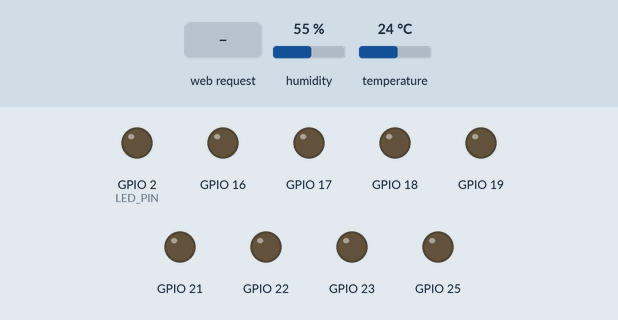
Recording of a sketch running on a simulated ESP32. Shown: output pins drawn as LEDs (lit = HIGH). The test bench sets the inputs (shaded band); at power-on: humidity 55 %, temperature 24 °C. WiFi joins after 1.5 s; servers stay silent unless stated; the local clock reads 2024-03-15 10:24:30 at power-on unless the sketch sets it; what the sketch prints to the serial monitor is not drawn.

Above: at 0.1 s.
At 2.7 s:
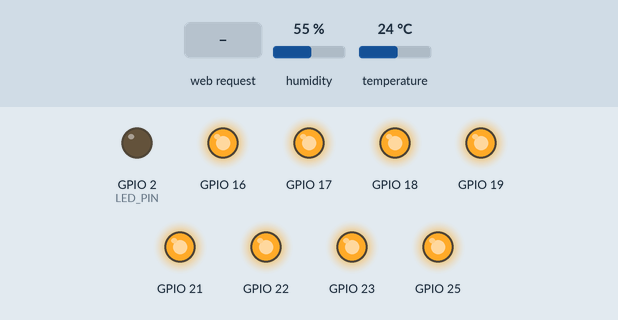
2.8 s: HTTP request GET /status received
At 6.4 s:
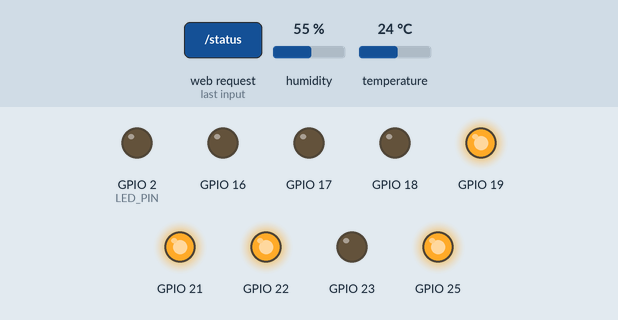
Timing chart, 0 to 16.5 s (numbered marks = the images above; inputs shaded):
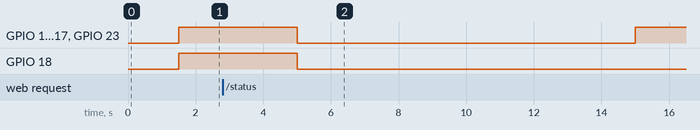

The sketch:

Ivy.ino
```cpp
#include <WebServer.h>
#include "ivy_wifi.h"
#include "ivy_nuts_and_bolts.h"
#include "ivy_relay.h"
#include "DHT.h"
#include "ArduinoOTA.h"
#include "time.h"
#include "time_tools.h"

DHT dht(4, DHT11);

auto current_millis = millis();

auto last_sensor_update = current_millis;
void updateSensors(){
  if(current_millis - last_sensor_update >= 10000){
    getLocalTime(&timeinfo);
    last_sensor_update = current_millis;
    getLocalTime(&timeinfo); // I also update the time here!
    sensors.humidity = dht.readHumidity();
    sensors.temperature = dht.readTemperature();

    Serial.print(timeinfo.tm_hour);
    Serial.print(":");
    Serial.print(timeinfo.tm_min);
    Serial.print(":");
    Serial.print(timeinfo.tm_sec);
    Serial.print(" - ");
    Serial.print("Humidity: ");
    Serial.print(sensors.humidity);
    Serial.print(" Temp: ");
    Serial.print(sensors.temperature);
    Serial.println("");

    Serial.println('\n');
  }
}

void setup() {
  Serial.begin(115200);
  ivy_wifi_begin();
  dht.begin();
  ivy_outlet_begin();
  ArduinoOTA.begin();
  ArduinoOTA.setPassword("1234");
  configTime(-3600*3, 0, "pool.ntp.org");
}

int lastUpdatedMinute5m = -1;
int lastUpdatedMinute1h = -1;
int lastUpdatedHour24h = -1;
void updateHistoryCharts() {
  int currentMinute = timeinfo.tm_min;
  int currentHour = timeinfo.tm_hour;

  // Update 5-minute history every 5 minutes, but only once per minute
  if (currentMinute % 5 == 0 && currentMinute != lastUpdatedMinute5m) {
    lastUpdatedMinute5m = currentMinute;

    for (int i = 0; i < 59; i++) {
      tempHistory5m[i] = tempHistory5m[i + 1];
      humidityHistory5m[i] = humidityHistory5m[i + 1];
    }
    tempHistory5m[59] = (int)sensors.temperature;
    humidityHistory5m[59] = (int)sensors.humidity;
  }

  // Update 1-hour history every hour (minute == 0), but only once
  if (currentMinute == 0 && currentMinute != lastUpdatedMinute1h) {
    lastUpdatedMinute1h = currentMinute;

    for (int i = 0; i < 59; i++) {
      tempHistory1h[i] = tempHistory1h[i + 1];
      humidityHistory1h[i] = humidityHistory1h[i + 1];
    }
    tempHistory1h[59] = (int)sensors.temperature;
    humidityHistory1h[59] = (int)sensors.humidity;
  }

  // Update 24-hour history at midnight (00:00), but only once
  if (currentHour == 0 && currentMinute == 0 && currentHour != lastUpdatedHour24h) {
    lastUpdatedHour24h = currentHour;

    for (int i = 0; i < 23; i++) {
      tempHistory24h[i] = tempHistory24h[i + 1];
      humidityHistory24h[i] = humidityHistory24h[i + 1];
    }
    tempHistory24h[23] = (int)sensors.temperature;
    humidityHistory24h[23] = (int)sensors.humidity;
  }
}


auto last_logic_run = current_millis;
void loop() {
  ArduinoOTA.handle();
  ivy_wifi_loop();
  updateSensors();
  current_millis = millis();
  if(current_millis - last_logic_run >= 5000){
    last_logic_run = current_millis;
    onLogic();
    ivy_outlet_update();
    updateHistoryCharts();
  }
}

const int SI = 1;
const int NO = 0;

#define TEMPERATURA sensors.temperature
#define HUMEDAD sensors.humidity
#define HORA    timeinfo.tm_hour
#define MINUTO  timeinfo.tm_min
#define SEGUNDO timeinfo.tm_sec

// Aliases y nicknames para adaptar los idiomas!
#define LUCES_2         outlet[0].auto_state
#define LUCES_1         outlet[1].auto_state
#define VENTILADOR      outlet[2].auto_state
#define EXTRACTOR       outlet[3].auto_state
#define VEGE_LUCES      outlet[4].auto_state
#define VEGE_VENTILADOR outlet[5].auto_state

////////////////////////////////////////////////////////////////////////////////////////////////////////////////////////////////////////
// Vos te encargás de la logica, yo me encargo del resto
void onLogic()
{
  // 2
  LUCES_1 = entre_horas(21, 9);

  // 3
  LUCES_2 = entre_horas(23, 7);

  // 30 minutos cada dos horas
  VENTILADOR = (HORA % 1 == 0) && (MINUTO < 30);

  // 30 minutos cada cuatro horas
  EXTRACTOR = (HORA % 3 == 0) && (MINUTO < 30);

  // Humidificador
  //if (sensors.humidity > 80) HUMIDIFICADOR = NO;
  //if (sensors.humidity < 60) HUMIDIFICADOR = SI;
}
```

ivy_nuts_and_bolts.h
```cpp
#ifndef IVY_NUTS_AND_BOLTS_H
#define IVY_NUTS_AND_BOLTS_H

struct Sensors{
  float temperature;
  float humidity;
} sensors;

struct tm timeinfo;
#endif
```

ivy_relay.h
```cpp
#ifndef IVY_RELAY_H
#define IVY_RELAY_H

#include "Arduino.h"
const int N_OUTLETS = 8;

typedef struct Outlet {
  const unsigned int pin;
  unsigned int mode;
  unsigned int current_state;
  unsigned int auto_state;
  unsigned int manual_state;
  const char* label;
};

#define MODE_AUTO   0
#define MODE_MANUAL 1

Outlet outlet[N_OUTLETS] = {
  {17, MODE_AUTO, 0, 0, 0, "Luces x3"},
  {16, MODE_AUTO, 0, 0, 0, "Luces x2"},
  {18, MODE_AUTO, 0, 0, 0, "Ventilador"},
  {23, MODE_AUTO, 0, 0, 0, "Extractor"},
  {19, MODE_AUTO, 0, 0, 0, "Humidifcador"},
  {25, MODE_AUTO, 0, 0, 0, "Toma 6"},
  {21, MODE_AUTO, 0, 0, 0, "Toma 7"},
  {22, MODE_AUTO, 0, 0, 0, "Toma 8"}
};

void ivy_outlet_begin();
void ivy_outlet_update();

void ivy_outlet_begin(){
  for(int i = 0; i < N_OUTLETS; i++){
    pinMode(outlet[i].pin, OUTPUT);
    digitalWrite(outlet[i].pin, 1);
  }
}

void ivy_outlet_update(){
  for(int i = 0; i < N_OUTLETS; i++){
    if (outlet[i].mode == MODE_MANUAL) outlet[i].current_state = outlet[i].manual_state;
    else outlet[i].current_state = outlet[i].auto_state;
    digitalWrite(outlet[i].pin, (outlet[i].current_state != 0) ? 0 : 1);
  }
}

#endif
```

ivy_wifi.h
```cpp
#ifndef IVY_WIFI_H
#define IVY_WIFI_H

#include <WiFi.h>
#include <WebServer.h>
#include "ivy_nuts_and_bolts.h" // assuming it includes timeinfo and sensors struct
#include "ivy_relay.h"
#include "page.h"

#define LED_PIN 2 // Indicator LED (optional)

WebServer server(80);
String ivy_wifi_last_ip = "---.---.---.---";

// ======= Set Static IP =======
IPAddress local_IP(192, 168, 1, 42);
IPAddress gateway(192, 168, 1, 1);
IPAddress subnet(255, 255, 255, 0);

// ======= Your Wi-Fi Credentials =======
const char* ssid = "TP-Link_BC20";
const char* password = "18753486";

// ======= Function: Connect to Wi-Fi =======
void connectToWiFi() {
  WiFi.mode(WIFI_STA);
  WiFi.config(local_IP, gateway, subnet);
  WiFi.begin(ssid, password);

  Serial.print("Connecting to Wi-Fi: "); Serial.println(ssid);

  int attempts = 0;
  while (WiFi.status() != WL_CONNECTED && attempts < 20) {
    delay(500);
    Serial.print(".");
    attempts++;
  }

  if (WiFi.status() == WL_CONNECTED) {
    Serial.println("\nWi-Fi Connected!");
    Serial.print("Local IP: "); Serial.println(WiFi.localIP());
    ivy_wifi_last_ip = WiFi.localIP().toString();
  } else {
    Serial.println("\nWi-Fi Connection Failed!");
  }
}

// Server internal variables used for the UI
int humidityHistory24h[24];
int humidityHistory1h[60];
int humidityHistory5m[60];
int tempHistory24h[24];
int tempHistory1h[60];
int tempHistory5m[60];

String printHistory(int* data, int size) {
  String r = "";
  for (int i = 0; i < size; i++) {
    r += String(data[i]);
    if (i < size - 1) r += ", ";
  }
  return r;
}

String printOutlets() {
  String r = "";
  for (int i = 0; i < N_OUTLETS; i++) {
    r += "{";
    r += "\"label\":\""; r += outlet[i].label; r += "\",";
    r += "\"state\":"; r += outlet[i].current_state; r += ",";
    r += "\"mode\":"; r += outlet[i].mode;
    r += "}";
    if (i < N_OUTLETS - 1) r += ", ";
  }
  return r;
}

// ======= Function: Serve Monitoring Page =======
void setupWebServer() {
  // Root
  server.on("/", HTTP_GET, []() {
    server.send(200, "text/html", page);
  });

  // Sensors
  server.on("/status", HTTP_GET, []() {
    String json = "{";
    // Clock
    json += "\"clock\": \"" + String(timeinfo.tm_hour) + ":" + String(timeinfo.tm_min) + "\",";


    // Temperature Views
    json +=
    "\"temp\": {\n"
      "\"current\": \"" + String((int)(sensors.temperature)) + "\",\n"
      "\"log\": {\n"
      "\"last_24_hours\": [" + printHistory(tempHistory24h, 24) + "],\n"
      "\"last_hour\": [" + printHistory(tempHistory1h, 60) + "],\n"
      "\"last_5_minutes\": [" + printHistory(tempHistory5m, 60) + "]\n"
      "}\n"
    "},";

    // Humidity Views
    json +=
    " \"humidity\": { "
      " \"current\": \" " + String((int)(sensors.humidity)) + " \","
      " \"log\": { "
        " \"last_24_hours\":[ "  + printHistory(humidityHistory24h, 24) + "],"
        " \"last_hour\":[ "      + printHistory(humidityHistory1h,  60) + "],"
        " \"last_5_minutes\":[ " + printHistory(humidityHistory5m,  60) + "]"
      "}"
    "},";


    // Humidity Views
    json +=
      " \"outlets\": [ "
        + printOutlets() +
      "]";

    json += "}";
    Serial.println(json);
    server.send(200, "application/json", json);
  });

  server.begin();
  Serial.println("Web server started");
}


// ======= WiFi Begin Wrapper =======
void ivy_wifi_begin() {
  pinMode(LED_PIN, OUTPUT);
  digitalWrite(LED_PIN, LOW);

  connectToWiFi();
  setupWebServer();
}


// ======= WiFi Loop Wrapper =======
void ivy_wifi_loop() {
  server.handleClient();
}

#endif
```

time_tools.h
```cpp
#ifndef IVY_TIME_TOOLS_H
#define IVY_TIME_TOOLS_H

#include "ivy_nuts_and_bolts.h"

// Helpers!
bool entre_horas(int a, int b) {
  if (a <= b){
    return (a <= timeinfo.tm_hour) && (timeinfo.tm_hour < b);
  }
  return (timeinfo.tm_hour >= a) || (timeinfo.tm_hour < b);
}

#endif
```

Source omitted: page.h (15388 bytes)
